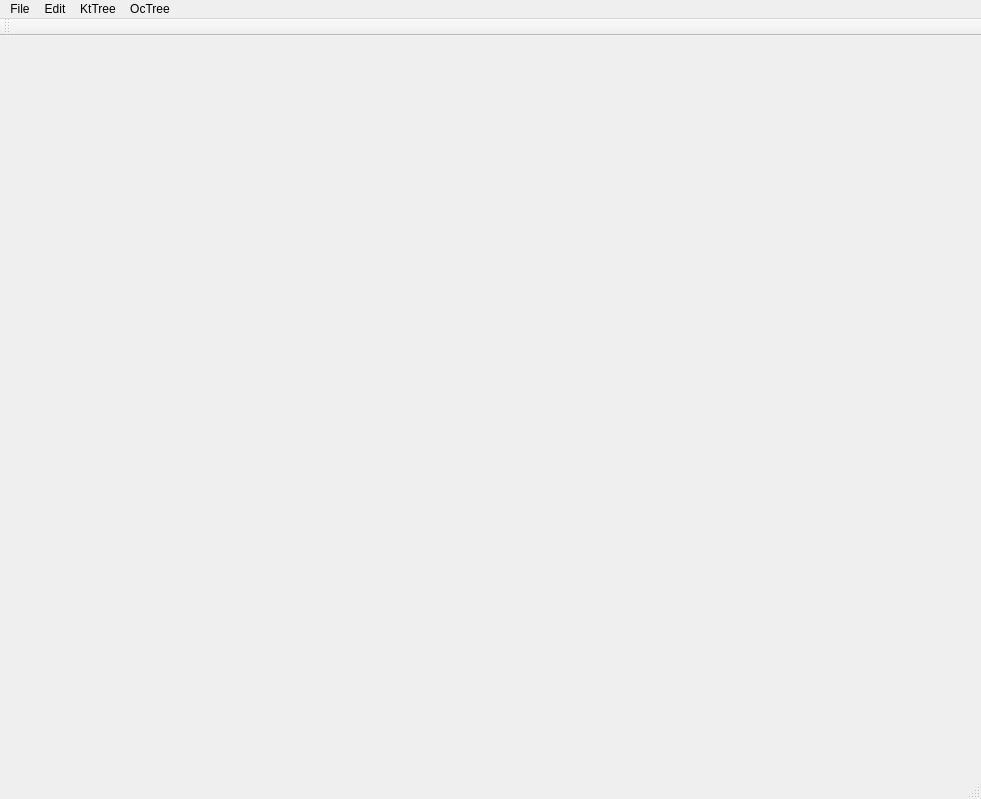
<?xml version="1.0" encoding="UTF-8"?>
<ui version="4.0">
 <class>PointCloudClass</class>
 <widget class="QMainWindow" name="PointCloudClass">
  <property name="geometry">
   <rect>
    <x>0</x>
    <y>0</y>
    <width>981</width>
    <height>799</height>
   </rect>
  </property>
  <property name="windowTitle">
   <string>PointCloud</string>
  </property>
  <widget class="QWidget" name="centralWidget">
   <widget class="QVTKWidget" name="qvtkWidget">
    <property name="geometry">
     <rect>
      <x>10</x>
      <y>0</y>
      <width>911</width>
      <height>731</height>
     </rect>
    </property>
   </widget>
  </widget>
  <widget class="QMenuBar" name="menuBar">
   <property name="geometry">
    <rect>
     <x>0</x>
     <y>0</y>
     <width>981</width>
     <height>23</height>
    </rect>
   </property>
   <widget class="QMenu" name="menuFile">
    <property name="title">
     <string>File</string>
    </property>
    <addaction name="actionImport_file"/>
    <addaction name="actionPclShow"/>
    <addaction name="actionSave_as"/>
    <addaction name="actionoepnPcdFile"/>
    <addaction name="actionqing_kong"/>
   </widget>
   <widget class="QMenu" name="menuEdit">
    <property name="title">
     <string>Edit</string>
    </property>
    <addaction name="action_drawBox"/>
   </widget>
   <widget class="QMenu" name="menu">
    <property name="title">
     <string>KtTree</string>
    </property>
    <addaction name="actiontanlan"/>
    <addaction name="actionbosong"/>
   </widget>
   <widget class="QMenu" name="menuOcTree">
    <property name="title">
     <string>OcTree</string>
    </property>
    <addaction name="actionSearchKNear"/>
    <addaction name="actionSpaceDiv"/>
    <addaction name="actionShowLeafNode"/>
   </widget>
   <addaction name="menuFile"/>
   <addaction name="menuEdit"/>
   <addaction name="menu"/>
   <addaction name="menuOcTree"/>
  </widget>
  <widget class="QToolBar" name="mainToolBar">
   <attribute name="toolBarArea">
    <enum>TopToolBarArea</enum>
   </attribute>
   <attribute name="toolBarBreak">
    <bool>false</bool>
   </attribute>
  </widget>
  <widget class="QStatusBar" name="statusBar"/>
  <action name="actionImport_file">
   <property name="text">
    <string>Import file</string>
   </property>
  </action>
  <action name="actionPclShow">
   <property name="text">
    <string>PclShow</string>
   </property>
  </action>
  <action name="actionSave_as">
   <property name="text">
    <string>Save as</string>
   </property>
  </action>
  <action name="action_drawBox">
   <property name="text">
    <string>Draw Box</string>
   </property>
  </action>
  <action name="actiontanlan">
   <property name="text">
    <string>贪婪三角算法</string>
   </property>
  </action>
  <action name="actionbosong">
   <property name="text">
    <string>泊松算法</string>
   </property>
  </action>
  <action name="actionyidong">
   <property name="text">
    <string>移动立体算法</string>
   </property>
  </action>
  <action name="actionoepnPcdFile">
   <property name="text">
    <string>打开pcd文件</string>
   </property>
  </action>
  <action name="actionqing_kong">
   <property name="text">
    <string>清空</string>
   </property>
  </action>
  <action name="actionSearchKNear">
   <property name="text">
    <string>搜索k阶领域点</string>
   </property>
  </action>
  <action name="actionSpaceDiv">
   <property name="text">
    <string>空间划分</string>
   </property>
  </action>
  <action name="actionShowLeafNode">
   <property name="text">
    <string>显示叶子节点</string>
   </property>
  </action>
 </widget>
 <layoutdefault spacing="6" margin="11"/>
 <customwidgets>
  <customwidget>
   <class>QVTKWidget</class>
   <extends>QWidget</extends>
   <header>QVTKWidget.h</header>
  </customwidget>
 </customwidgets>
 <resources>
  <include location="PointCloud.qrc"/>
 </resources>
 <connections>
  <connection>
   <sender>actionImport_file</sender>
   <signal>triggered(bool)</signal>
   <receiver>PointCloudClass</receiver>
   <slot>OnReadFile()</slot>
   <hints>
    <hint type="sourcelabel">
     <x>-1</x>
     <y>-1</y>
    </hint>
    <hint type="destinationlabel">
     <x>299</x>
     <y>199</y>
    </hint>
   </hints>
  </connection>
  <connection>
   <sender>actionPclShow</sender>
   <signal>triggered(bool)</signal>
   <receiver>PointCloudClass</receiver>
   <slot>PCL()</slot>
   <hints>
    <hint type="sourcelabel">
     <x>-1</x>
     <y>-1</y>
    </hint>
    <hint type="destinationlabel">
     <x>299</x>
     <y>199</y>
    </hint>
   </hints>
  </connection>
  <connection>
   <sender>actionSave_as</sender>
   <signal>triggered(bool)</signal>
   <receiver>PointCloudClass</receiver>
   <slot>SaveAsPlY()</slot>
   <hints>
    <hint type="sourcelabel">
     <x>-1</x>
     <y>-1</y>
    </hint>
    <hint type="destinationlabel">
     <x>299</x>
     <y>199</y>
    </hint>
   </hints>
  </connection>
  <connection>
   <sender>actionbosong</sender>
   <signal>triggered(bool)</signal>
   <receiver>PointCloudClass</receiver>
   <slot>poisson_reconstruct()</slot>
   <hints>
    <hint type="sourcelabel">
     <x>-1</x>
     <y>-1</y>
    </hint>
    <hint type="destinationlabel">
     <x>299</x>
     <y>199</y>
    </hint>
   </hints>
  </connection>
  <connection>
   <sender>actiontanlan</sender>
   <signal>triggered(bool)</signal>
   <receiver>PointCloudClass</receiver>
   <slot>greedyTriangulation_reconstruct()</slot>
   <hints>
    <hint type="sourcelabel">
     <x>-1</x>
     <y>-1</y>
    </hint>
    <hint type="destinationlabel">
     <x>299</x>
     <y>199</y>
    </hint>
   </hints>
  </connection>
  <connection>
   <sender>actionoepnPcdFile</sender>
   <signal>triggered(bool)</signal>
   <receiver>PointCloudClass</receiver>
   <slot>open_pcd_file()</slot>
   <hints>
    <hint type="sourcelabel">
     <x>-1</x>
     <y>-1</y>
    </hint>
    <hint type="destinationlabel">
     <x>299</x>
     <y>199</y>
    </hint>
   </hints>
  </connection>
  <connection>
   <sender>actionSearchKNear</sender>
   <signal>triggered(bool)</signal>
   <receiver>PointCloudClass</receiver>
   <slot>OnSearchKNear()</slot>
   <hints>
    <hint type="sourcelabel">
     <x>-1</x>
     <y>-1</y>
    </hint>
    <hint type="destinationlabel">
     <x>490</x>
     <y>399</y>
    </hint>
   </hints>
  </connection>
  <connection>
   <sender>actionShowLeafNode</sender>
   <signal>triggered(bool)</signal>
   <receiver>PointCloudClass</receiver>
   <slot>ShowLeafNode()</slot>
   <hints>
    <hint type="sourcelabel">
     <x>-1</x>
     <y>-1</y>
    </hint>
    <hint type="destinationlabel">
     <x>490</x>
     <y>399</y>
    </hint>
   </hints>
  </connection>
  <connection>
   <sender>action_drawBox</sender>
   <signal>triggered(bool)</signal>
   <receiver>PointCloudClass</receiver>
   <slot>DeawBoundingBox()</slot>
   <hints>
    <hint type="sourcelabel">
     <x>-1</x>
     <y>-1</y>
    </hint>
    <hint type="destinationlabel">
     <x>490</x>
     <y>399</y>
    </hint>
   </hints>
  </connection>
 </connections>
 <slots>
  <slot>OnReadFile()</slot>
  <slot>SaveAsPlY()</slot>
  <slot>poisson_reconstruct()</slot>
  <slot>greedyTriangulation_reconstruct()</slot>
  <slot>open_pcd_file()</slot>
  <slot>OnClear()</slot>
  <slot>OnSearchKNear()</slot>
  <slot>ShowLeafNode()</slot>
  <slot>DeawBoundingBox()</slot>
 </slots>
</ui>
